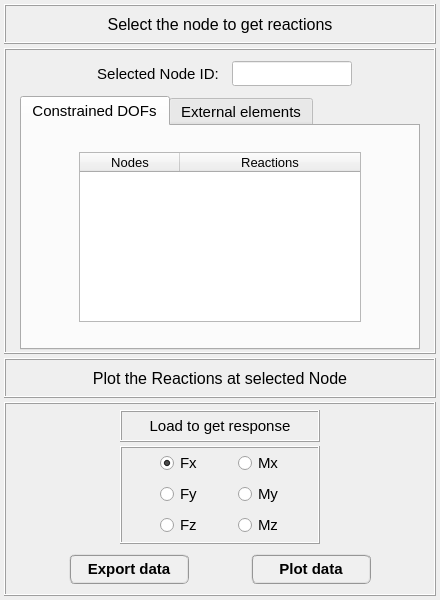
<?xml version="1.0" encoding="UTF-8"?>
<ui version="4.0">
 <class>Dialog</class>
 <widget class="QDialog" name="Dialog">
  <property name="windowModality">
   <enum>Qt::NonModal</enum>
  </property>
  <property name="geometry">
   <rect>
    <x>0</x>
    <y>0</y>
    <width>440</width>
    <height>600</height>
   </rect>
  </property>
  <property name="sizePolicy">
   <sizepolicy hsizetype="Fixed" vsizetype="Fixed">
    <horstretch>0</horstretch>
    <verstretch>0</verstretch>
   </sizepolicy>
  </property>
  <property name="minimumSize">
   <size>
    <width>440</width>
    <height>600</height>
   </size>
  </property>
  <property name="maximumSize">
   <size>
    <width>440</width>
    <height>600</height>
   </size>
  </property>
  <property name="contextMenuPolicy">
   <enum>Qt::DefaultContextMenu</enum>
  </property>
  <property name="windowTitle">
   <string>Plot reactions</string>
  </property>
  <property name="whatsThis">
   <string/>
  </property>
  <layout class="QGridLayout" name="gridLayout_13">
   <property name="leftMargin">
    <number>4</number>
   </property>
   <property name="topMargin">
    <number>4</number>
   </property>
   <property name="rightMargin">
    <number>4</number>
   </property>
   <property name="bottomMargin">
    <number>4</number>
   </property>
   <property name="spacing">
    <number>4</number>
   </property>
   <item row="0" column="0">
    <widget class="QFrame" name="frame">
     <property name="minimumSize">
      <size>
       <width>420</width>
       <height>40</height>
      </size>
     </property>
     <property name="maximumSize">
      <size>
       <width>600</width>
       <height>40</height>
      </size>
     </property>
     <property name="frameShape">
      <enum>QFrame::Box</enum>
     </property>
     <property name="frameShadow">
      <enum>QFrame::Raised</enum>
     </property>
     <property name="lineWidth">
      <number>1</number>
     </property>
     <layout class="QGridLayout" name="gridLayout_11">
      <property name="leftMargin">
       <number>2</number>
      </property>
      <property name="topMargin">
       <number>2</number>
      </property>
      <property name="rightMargin">
       <number>2</number>
      </property>
      <property name="bottomMargin">
       <number>2</number>
      </property>
      <property name="spacing">
       <number>0</number>
      </property>
      <item row="0" column="0">
       <widget class="QLabel" name="label_10">
        <property name="font">
         <font>
          <family>MS Shell Dlg 2</family>
          <pointsize>12</pointsize>
          <weight>50</weight>
          <italic>false</italic>
          <bold>false</bold>
         </font>
        </property>
        <property name="frameShape">
         <enum>QFrame::NoFrame</enum>
        </property>
        <property name="frameShadow">
         <enum>QFrame::Raised</enum>
        </property>
        <property name="text">
         <string>Select the node to get reactions</string>
        </property>
        <property name="textFormat">
         <enum>Qt::AutoText</enum>
        </property>
        <property name="alignment">
         <set>Qt::AlignCenter</set>
        </property>
       </widget>
      </item>
     </layout>
    </widget>
   </item>
   <item row="1" column="0">
    <widget class="QFrame" name="frame_2">
     <property name="maximumSize">
      <size>
       <width>16777215</width>
       <height>360</height>
      </size>
     </property>
     <property name="frameShape">
      <enum>QFrame::Box</enum>
     </property>
     <property name="frameShadow">
      <enum>QFrame::Raised</enum>
     </property>
     <layout class="QGridLayout" name="gridLayout_15">
      <property name="leftMargin">
       <number>2</number>
      </property>
      <property name="topMargin">
       <number>4</number>
      </property>
      <property name="rightMargin">
       <number>2</number>
      </property>
      <property name="bottomMargin">
       <number>2</number>
      </property>
      <property name="spacing">
       <number>2</number>
      </property>
      <item row="0" column="0">
       <widget class="QFrame" name="frame_16">
        <property name="minimumSize">
         <size>
          <width>0</width>
          <height>40</height>
         </size>
        </property>
        <property name="maximumSize">
         <size>
          <width>400</width>
          <height>40</height>
         </size>
        </property>
        <property name="frameShape">
         <enum>QFrame::NoFrame</enum>
        </property>
        <property name="frameShadow">
         <enum>QFrame::Raised</enum>
        </property>
        <layout class="QGridLayout" name="gridLayout_14">
         <property name="leftMargin">
          <number>0</number>
         </property>
         <property name="topMargin">
          <number>0</number>
         </property>
         <property name="rightMargin">
          <number>0</number>
         </property>
         <property name="bottomMargin">
          <number>0</number>
         </property>
         <property name="horizontalSpacing">
          <number>4</number>
         </property>
         <property name="verticalSpacing">
          <number>0</number>
         </property>
         <item row="0" column="0">
          <widget class="QFrame" name="frame_17">
           <property name="frameShape">
            <enum>QFrame::NoFrame</enum>
           </property>
           <property name="frameShadow">
            <enum>QFrame::Raised</enum>
           </property>
          </widget>
         </item>
         <item row="0" column="1">
          <widget class="QLabel" name="label_2">
           <property name="minimumSize">
            <size>
             <width>140</width>
             <height>25</height>
            </size>
           </property>
           <property name="maximumSize">
            <size>
             <width>140</width>
             <height>25</height>
            </size>
           </property>
           <property name="font">
            <font>
             <family>MS Shell Dlg 2</family>
             <pointsize>11</pointsize>
             <weight>50</weight>
             <italic>false</italic>
             <bold>false</bold>
            </font>
           </property>
           <property name="text">
            <string>Selected Node ID:</string>
           </property>
           <property name="alignment">
            <set>Qt::AlignCenter</set>
           </property>
          </widget>
         </item>
         <item row="0" column="2">
          <widget class="QLineEdit" name="lineEdit_nodeID">
           <property name="enabled">
            <bool>false</bool>
           </property>
           <property name="minimumSize">
            <size>
             <width>0</width>
             <height>25</height>
            </size>
           </property>
           <property name="maximumSize">
            <size>
             <width>120</width>
             <height>25</height>
            </size>
           </property>
           <property name="palette">
            <palette>
             <active>
              <colorrole role="WindowText">
               <brush brushstyle="SolidPattern">
                <color alpha="255">
                 <red>0</red>
                 <green>0</green>
                 <blue>255</blue>
                </color>
               </brush>
              </colorrole>
              <colorrole role="Button">
               <brush brushstyle="SolidPattern">
                <color alpha="255">
                 <red>255</red>
                 <green>255</green>
                 <blue>255</blue>
                </color>
               </brush>
              </colorrole>
              <colorrole role="Midlight">
               <brush brushstyle="SolidPattern">
                <color alpha="255">
                 <red>0</red>
                 <green>0</green>
                 <blue>0</blue>
                </color>
               </brush>
              </colorrole>
              <colorrole role="Dark">
               <brush brushstyle="SolidPattern">
                <color alpha="255">
                 <red>0</red>
                 <green>0</green>
                 <blue>0</blue>
                </color>
               </brush>
              </colorrole>
              <colorrole role="Mid">
               <brush brushstyle="SolidPattern">
                <color alpha="255">
                 <red>0</red>
                 <green>0</green>
                 <blue>0</blue>
                </color>
               </brush>
              </colorrole>
              <colorrole role="Text">
               <brush brushstyle="SolidPattern">
                <color alpha="255">
                 <red>0</red>
                 <green>0</green>
                 <blue>255</blue>
                </color>
               </brush>
              </colorrole>
              <colorrole role="ButtonText">
               <brush brushstyle="SolidPattern">
                <color alpha="255">
                 <red>0</red>
                 <green>0</green>
                 <blue>255</blue>
                </color>
               </brush>
              </colorrole>
              <colorrole role="Base">
               <brush brushstyle="SolidPattern">
                <color alpha="255">
                 <red>255</red>
                 <green>255</green>
                 <blue>255</blue>
                </color>
               </brush>
              </colorrole>
              <colorrole role="Window">
               <brush brushstyle="SolidPattern">
                <color alpha="255">
                 <red>255</red>
                 <green>255</green>
                 <blue>255</blue>
                </color>
               </brush>
              </colorrole>
             </active>
             <inactive>
              <colorrole role="WindowText">
               <brush brushstyle="SolidPattern">
                <color alpha="255">
                 <red>0</red>
                 <green>0</green>
                 <blue>255</blue>
                </color>
               </brush>
              </colorrole>
              <colorrole role="Button">
               <brush brushstyle="SolidPattern">
                <color alpha="255">
                 <red>255</red>
                 <green>255</green>
                 <blue>255</blue>
                </color>
               </brush>
              </colorrole>
              <colorrole role="Midlight">
               <brush brushstyle="SolidPattern">
                <color alpha="255">
                 <red>0</red>
                 <green>0</green>
                 <blue>0</blue>
                </color>
               </brush>
              </colorrole>
              <colorrole role="Dark">
               <brush brushstyle="SolidPattern">
                <color alpha="255">
                 <red>0</red>
                 <green>0</green>
                 <blue>0</blue>
                </color>
               </brush>
              </colorrole>
              <colorrole role="Mid">
               <brush brushstyle="SolidPattern">
                <color alpha="255">
                 <red>0</red>
                 <green>0</green>
                 <blue>0</blue>
                </color>
               </brush>
              </colorrole>
              <colorrole role="Text">
               <brush brushstyle="SolidPattern">
                <color alpha="255">
                 <red>0</red>
                 <green>0</green>
                 <blue>255</blue>
                </color>
               </brush>
              </colorrole>
              <colorrole role="ButtonText">
               <brush brushstyle="SolidPattern">
                <color alpha="255">
                 <red>0</red>
                 <green>0</green>
                 <blue>255</blue>
                </color>
               </brush>
              </colorrole>
              <colorrole role="Base">
               <brush brushstyle="SolidPattern">
                <color alpha="255">
                 <red>255</red>
                 <green>255</green>
                 <blue>255</blue>
                </color>
               </brush>
              </colorrole>
              <colorrole role="Window">
               <brush brushstyle="SolidPattern">
                <color alpha="255">
                 <red>255</red>
                 <green>255</green>
                 <blue>255</blue>
                </color>
               </brush>
              </colorrole>
             </inactive>
             <disabled>
              <colorrole role="WindowText">
               <brush brushstyle="SolidPattern">
                <color alpha="255">
                 <red>0</red>
                 <green>0</green>
                 <blue>255</blue>
                </color>
               </brush>
              </colorrole>
              <colorrole role="Button">
               <brush brushstyle="SolidPattern">
                <color alpha="255">
                 <red>255</red>
                 <green>255</green>
                 <blue>255</blue>
                </color>
               </brush>
              </colorrole>
              <colorrole role="Midlight">
               <brush brushstyle="SolidPattern">
                <color alpha="255">
                 <red>0</red>
                 <green>0</green>
                 <blue>0</blue>
                </color>
               </brush>
              </colorrole>
              <colorrole role="Dark">
               <brush brushstyle="SolidPattern">
                <color alpha="255">
                 <red>0</red>
                 <green>0</green>
                 <blue>0</blue>
                </color>
               </brush>
              </colorrole>
              <colorrole role="Mid">
               <brush brushstyle="SolidPattern">
                <color alpha="255">
                 <red>0</red>
                 <green>0</green>
                 <blue>0</blue>
                </color>
               </brush>
              </colorrole>
              <colorrole role="Text">
               <brush brushstyle="SolidPattern">
                <color alpha="255">
                 <red>0</red>
                 <green>0</green>
                 <blue>255</blue>
                </color>
               </brush>
              </colorrole>
              <colorrole role="ButtonText">
               <brush brushstyle="SolidPattern">
                <color alpha="255">
                 <red>0</red>
                 <green>0</green>
                 <blue>255</blue>
                </color>
               </brush>
              </colorrole>
              <colorrole role="Base">
               <brush brushstyle="SolidPattern">
                <color alpha="255">
                 <red>255</red>
                 <green>255</green>
                 <blue>255</blue>
                </color>
               </brush>
              </colorrole>
              <colorrole role="Window">
               <brush brushstyle="SolidPattern">
                <color alpha="255">
                 <red>255</red>
                 <green>255</green>
                 <blue>255</blue>
                </color>
               </brush>
              </colorrole>
             </disabled>
            </palette>
           </property>
           <property name="font">
            <font>
             <family>MS Shell Dlg 2</family>
             <pointsize>11</pointsize>
             <weight>50</weight>
             <italic>false</italic>
             <bold>false</bold>
            </font>
           </property>
           <property name="toolTip">
            <string>&lt;html&gt;&lt;head/&gt;&lt;body&gt;&lt;p align=&quot;center&quot;&gt;&lt;br/&gt;&lt;/p&gt;&lt;/body&gt;&lt;/html&gt;</string>
           </property>
           <property name="whatsThis">
            <string>&lt;html&gt;&lt;head/&gt;&lt;body&gt;&lt;p&gt;&lt;br/&gt;&lt;/p&gt;&lt;/body&gt;&lt;/html&gt;</string>
           </property>
           <property name="styleSheet">
            <string notr="true"/>
           </property>
           <property name="text">
            <string/>
           </property>
           <property name="frame">
            <bool>true</bool>
           </property>
           <property name="alignment">
            <set>Qt::AlignCenter</set>
           </property>
           <property name="readOnly">
            <bool>false</bool>
           </property>
           <property name="placeholderText">
            <string/>
           </property>
          </widget>
         </item>
         <item row="0" column="3">
          <widget class="QFrame" name="frame_18">
           <property name="frameShape">
            <enum>QFrame::NoFrame</enum>
           </property>
           <property name="frameShadow">
            <enum>QFrame::Raised</enum>
           </property>
          </widget>
         </item>
        </layout>
       </widget>
      </item>
      <item row="1" column="0">
       <widget class="QTabWidget" name="tabWidget_reactions">
        <property name="maximumSize">
         <size>
          <width>400</width>
          <height>16777215</height>
         </size>
        </property>
        <property name="font">
         <font>
          <family>MS Shell Dlg 2</family>
          <pointsize>11</pointsize>
          <weight>50</weight>
          <italic>false</italic>
          <bold>false</bold>
         </font>
        </property>
        <property name="currentIndex">
         <number>0</number>
        </property>
        <widget class="QWidget" name="tab_constrained_dofs">
         <attribute name="title">
          <string>Constrained DOFs</string>
         </attribute>
         <layout class="QGridLayout" name="gridLayout_16">
          <item row="0" column="0">
           <widget class="QTreeWidget" name="treeWidget_reactions_at_constrained_dofs">
            <property name="minimumSize">
             <size>
              <width>282</width>
              <height>170</height>
             </size>
            </property>
            <property name="maximumSize">
             <size>
              <width>282</width>
              <height>170</height>
             </size>
            </property>
            <property name="font">
             <font>
              <family>Arial</family>
              <pointsize>10</pointsize>
              <italic>false</italic>
             </font>
            </property>
            <property name="indentation">
             <number>0</number>
            </property>
            <column>
             <property name="text">
              <string>Nodes</string>
             </property>
             <property name="font">
              <font>
               <family>MS Shell Dlg 2</family>
               <pointsize>10</pointsize>
               <weight>50</weight>
               <italic>false</italic>
               <bold>false</bold>
               <kerning>false</kerning>
              </font>
             </property>
             <property name="textAlignment">
              <set>AlignCenter</set>
             </property>
            </column>
            <column>
             <property name="text">
              <string>Reactions</string>
             </property>
             <property name="font">
              <font>
               <family>MS Shell Dlg 2</family>
               <pointsize>10</pointsize>
               <weight>50</weight>
               <italic>false</italic>
               <bold>false</bold>
               <kerning>false</kerning>
              </font>
             </property>
             <property name="textAlignment">
              <set>AlignCenter</set>
             </property>
            </column>
           </widget>
          </item>
         </layout>
        </widget>
        <widget class="QWidget" name="tab_external_springs_dampers">
         <attribute name="title">
          <string>External elements</string>
         </attribute>
         <layout class="QGridLayout" name="gridLayout_17">
          <item row="0" column="0">
           <widget class="QTabWidget" name="tabWidget_springs_dampers">
            <property name="font">
             <font>
              <family>MS Shell Dlg 2</family>
              <pointsize>11</pointsize>
              <weight>50</weight>
              <italic>false</italic>
              <bold>false</bold>
             </font>
            </property>
            <property name="currentIndex">
             <number>0</number>
            </property>
            <widget class="QWidget" name="tab_nodes_with_springs">
             <attribute name="title">
              <string>Reactions at springs</string>
             </attribute>
             <layout class="QGridLayout" name="gridLayout_18">
              <item row="0" column="0">
               <widget class="QTreeWidget" name="treeWidget_reactions_at_springs">
                <property name="minimumSize">
                 <size>
                  <width>282</width>
                  <height>150</height>
                 </size>
                </property>
                <property name="maximumSize">
                 <size>
                  <width>282</width>
                  <height>150</height>
                 </size>
                </property>
                <property name="font">
                 <font>
                  <family>Arial</family>
                  <pointsize>9</pointsize>
                  <weight>50</weight>
                  <italic>false</italic>
                  <bold>false</bold>
                 </font>
                </property>
                <property name="indentation">
                 <number>0</number>
                </property>
                <column>
                 <property name="text">
                  <string>Nodes</string>
                 </property>
                 <property name="font">
                  <font>
                   <family>MS Shell Dlg 2</family>
                   <pointsize>10</pointsize>
                   <weight>50</weight>
                   <italic>false</italic>
                   <bold>false</bold>
                   <kerning>false</kerning>
                  </font>
                 </property>
                 <property name="textAlignment">
                  <set>AlignCenter</set>
                 </property>
                </column>
                <column>
                 <property name="text">
                  <string>Reactions</string>
                 </property>
                 <property name="font">
                  <font>
                   <family>MS Shell Dlg 2</family>
                   <pointsize>10</pointsize>
                   <weight>50</weight>
                   <italic>false</italic>
                   <bold>false</bold>
                   <kerning>false</kerning>
                  </font>
                 </property>
                 <property name="textAlignment">
                  <set>AlignCenter</set>
                 </property>
                </column>
               </widget>
              </item>
             </layout>
            </widget>
            <widget class="QWidget" name="tab_nodes_with_dampers">
             <attribute name="title">
              <string>Reactions at dampers</string>
             </attribute>
             <layout class="QGridLayout" name="gridLayout_19">
              <item row="0" column="0">
               <widget class="QTreeWidget" name="treeWidget_reactions_at_dampers">
                <property name="minimumSize">
                 <size>
                  <width>282</width>
                  <height>150</height>
                 </size>
                </property>
                <property name="maximumSize">
                 <size>
                  <width>282</width>
                  <height>150</height>
                 </size>
                </property>
                <property name="font">
                 <font>
                  <family>Arial</family>
                  <pointsize>9</pointsize>
                  <weight>50</weight>
                  <italic>false</italic>
                  <bold>false</bold>
                 </font>
                </property>
                <property name="indentation">
                 <number>0</number>
                </property>
                <column>
                 <property name="text">
                  <string>Nodes</string>
                 </property>
                 <property name="font">
                  <font>
                   <family>MS Shell Dlg 2</family>
                   <pointsize>10</pointsize>
                   <weight>50</weight>
                   <italic>false</italic>
                   <bold>false</bold>
                   <kerning>false</kerning>
                  </font>
                 </property>
                 <property name="textAlignment">
                  <set>AlignCenter</set>
                 </property>
                </column>
                <column>
                 <property name="text">
                  <string>Reactions</string>
                 </property>
                 <property name="font">
                  <font>
                   <family>MS Shell Dlg 2</family>
                   <pointsize>10</pointsize>
                   <weight>50</weight>
                   <italic>false</italic>
                   <bold>false</bold>
                   <kerning>false</kerning>
                  </font>
                 </property>
                 <property name="textAlignment">
                  <set>AlignCenter</set>
                 </property>
                </column>
               </widget>
              </item>
             </layout>
            </widget>
           </widget>
          </item>
         </layout>
        </widget>
       </widget>
      </item>
     </layout>
    </widget>
   </item>
   <item row="2" column="0">
    <widget class="QFrame" name="frame_3">
     <property name="minimumSize">
      <size>
       <width>420</width>
       <height>40</height>
      </size>
     </property>
     <property name="maximumSize">
      <size>
       <width>600</width>
       <height>40</height>
      </size>
     </property>
     <property name="frameShape">
      <enum>QFrame::Box</enum>
     </property>
     <property name="frameShadow">
      <enum>QFrame::Raised</enum>
     </property>
     <property name="lineWidth">
      <number>1</number>
     </property>
     <layout class="QGridLayout" name="gridLayout_12">
      <property name="leftMargin">
       <number>2</number>
      </property>
      <property name="topMargin">
       <number>2</number>
      </property>
      <property name="rightMargin">
       <number>2</number>
      </property>
      <property name="bottomMargin">
       <number>2</number>
      </property>
      <property name="spacing">
       <number>0</number>
      </property>
      <item row="0" column="0">
       <widget class="QLabel" name="label_11">
        <property name="minimumSize">
         <size>
          <width>0</width>
          <height>30</height>
         </size>
        </property>
        <property name="maximumSize">
         <size>
          <width>16777215</width>
          <height>30</height>
         </size>
        </property>
        <property name="font">
         <font>
          <family>MS Shell Dlg 2</family>
          <pointsize>12</pointsize>
          <weight>50</weight>
          <italic>false</italic>
          <bold>false</bold>
         </font>
        </property>
        <property name="frameShape">
         <enum>QFrame::NoFrame</enum>
        </property>
        <property name="frameShadow">
         <enum>QFrame::Raised</enum>
        </property>
        <property name="text">
         <string>Plot the Reactions at selected Node</string>
        </property>
        <property name="textFormat">
         <enum>Qt::AutoText</enum>
        </property>
        <property name="alignment">
         <set>Qt::AlignCenter</set>
        </property>
       </widget>
      </item>
     </layout>
    </widget>
   </item>
   <item row="3" column="0">
    <widget class="QFrame" name="frame_15">
     <property name="maximumSize">
      <size>
       <width>16777215</width>
       <height>300</height>
      </size>
     </property>
     <property name="frameShape">
      <enum>QFrame::Box</enum>
     </property>
     <property name="frameShadow">
      <enum>QFrame::Raised</enum>
     </property>
     <layout class="QGridLayout" name="gridLayout_21">
      <property name="leftMargin">
       <number>4</number>
      </property>
      <property name="topMargin">
       <number>4</number>
      </property>
      <property name="rightMargin">
       <number>4</number>
      </property>
      <property name="bottomMargin">
       <number>4</number>
      </property>
      <property name="horizontalSpacing">
       <number>4</number>
      </property>
      <property name="verticalSpacing">
       <number>2</number>
      </property>
      <item row="1" column="0">
       <widget class="QFrame" name="frame_12">
        <property name="minimumSize">
         <size>
          <width>0</width>
          <height>42</height>
         </size>
        </property>
        <property name="maximumSize">
         <size>
          <width>16777215</width>
          <height>48</height>
         </size>
        </property>
        <property name="frameShape">
         <enum>QFrame::NoFrame</enum>
        </property>
        <property name="frameShadow">
         <enum>QFrame::Raised</enum>
        </property>
        <layout class="QGridLayout" name="gridLayout_9">
         <property name="leftMargin">
          <number>0</number>
         </property>
         <property name="topMargin">
          <number>0</number>
         </property>
         <property name="rightMargin">
          <number>0</number>
         </property>
         <property name="bottomMargin">
          <number>0</number>
         </property>
         <property name="horizontalSpacing">
          <number>4</number>
         </property>
         <property name="verticalSpacing">
          <number>0</number>
         </property>
         <item row="0" column="3">
          <widget class="QPushButton" name="pushButton_plot_frequency_response">
           <property name="minimumSize">
            <size>
             <width>120</width>
             <height>30</height>
            </size>
           </property>
           <property name="maximumSize">
            <size>
             <width>160</width>
             <height>30</height>
            </size>
           </property>
           <property name="font">
            <font>
             <family>MS Shell Dlg 2</family>
             <pointsize>11</pointsize>
             <weight>75</weight>
             <italic>false</italic>
             <bold>true</bold>
            </font>
           </property>
           <property name="styleSheet">
            <string notr="true">QPushButton{border-radius: 6px; border-color: rgb(150, 150, 150); border-style: ridge; border-width: 2px; color: rgb(0, 0, 0); background-color: rgb(240, 240, 240); font: 75 bold 11pt &quot;MS Shell Dlg 2&quot;}
QPushButton:hover{border-radius: 6px; border-color: rgb(0, 170, 255); border-style: ridge; border-width: 2px; color: rgb(0, 0, 0); background-color: rgba(174, 213, 255, 100); font: 75 bold 11pt &quot;MS Shell Dlg 2&quot;}
QPushButton:pressed{border-radius: 6px; border-color: rgb(0, 170, 255); border-style: ridge; border-width: 3px; color: rgb(0, 0, 0); background-color: rgb(174, 213, 255); font: 75 bold 11pt &quot;MS Shell Dlg 2&quot;}</string>
           </property>
           <property name="text">
            <string>Plot data</string>
           </property>
          </widget>
         </item>
         <item row="0" column="1">
          <widget class="QPushButton" name="pushButton_call_data_exporter">
           <property name="minimumSize">
            <size>
             <width>120</width>
             <height>30</height>
            </size>
           </property>
           <property name="maximumSize">
            <size>
             <width>160</width>
             <height>30</height>
            </size>
           </property>
           <property name="font">
            <font>
             <family>MS Shell Dlg 2</family>
             <pointsize>11</pointsize>
             <weight>75</weight>
             <italic>false</italic>
             <bold>true</bold>
            </font>
           </property>
           <property name="styleSheet">
            <string notr="true">QPushButton{border-radius: 6px; border-color: rgb(150, 150, 150); border-style: ridge; border-width: 2px; color: rgb(0, 0, 0); background-color: rgb(240, 240, 240); font: 75 bold 11pt &quot;MS Shell Dlg 2&quot;}
QPushButton:hover{border-radius: 6px; border-color: rgb(0, 170, 255); border-style: ridge; border-width: 2px; color: rgb(0, 0, 0); background-color: rgba(174, 213, 255, 100); font: 75 bold 11pt &quot;MS Shell Dlg 2&quot;}
QPushButton:pressed{border-radius: 6px; border-color: rgb(0, 170, 255); border-style: ridge; border-width: 3px; color: rgb(0, 0, 0); background-color: rgb(174, 213, 255); font: 75 bold 11pt &quot;MS Shell Dlg 2&quot;}</string>
           </property>
           <property name="text">
            <string>Export data</string>
           </property>
           <property name="flat">
            <bool>false</bool>
           </property>
          </widget>
         </item>
         <item row="0" column="0">
          <widget class="QFrame" name="frame_13">
           <property name="frameShape">
            <enum>QFrame::NoFrame</enum>
           </property>
           <property name="frameShadow">
            <enum>QFrame::Raised</enum>
           </property>
          </widget>
         </item>
         <item row="0" column="4">
          <widget class="QFrame" name="frame_14">
           <property name="frameShape">
            <enum>QFrame::NoFrame</enum>
           </property>
           <property name="frameShadow">
            <enum>QFrame::Raised</enum>
           </property>
          </widget>
         </item>
         <item row="0" column="2">
          <widget class="QFrame" name="frame_19">
           <property name="frameShape">
            <enum>QFrame::NoFrame</enum>
           </property>
           <property name="frameShadow">
            <enum>QFrame::Raised</enum>
           </property>
          </widget>
         </item>
        </layout>
       </widget>
      </item>
      <item row="0" column="0">
       <widget class="QFrame" name="frame_9">
        <property name="minimumSize">
         <size>
          <width>0</width>
          <height>120</height>
         </size>
        </property>
        <property name="maximumSize">
         <size>
          <width>16777215</width>
          <height>140</height>
         </size>
        </property>
        <property name="frameShape">
         <enum>QFrame::NoFrame</enum>
        </property>
        <property name="frameShadow">
         <enum>QFrame::Raised</enum>
        </property>
        <layout class="QGridLayout" name="gridLayout_7">
         <property name="leftMargin">
          <number>2</number>
         </property>
         <property name="topMargin">
          <number>2</number>
         </property>
         <property name="rightMargin">
          <number>2</number>
         </property>
         <property name="bottomMargin">
          <number>2</number>
         </property>
         <property name="horizontalSpacing">
          <number>2</number>
         </property>
         <property name="verticalSpacing">
          <number>4</number>
         </property>
         <item row="0" column="0">
          <widget class="QFrame" name="frame_10">
           <property name="minimumSize">
            <size>
             <width>0</width>
             <height>32</height>
            </size>
           </property>
           <property name="maximumSize">
            <size>
             <width>200</width>
             <height>32</height>
            </size>
           </property>
           <property name="frameShape">
            <enum>QFrame::Box</enum>
           </property>
           <property name="frameShadow">
            <enum>QFrame::Raised</enum>
           </property>
           <layout class="QGridLayout" name="gridLayout_6">
            <property name="leftMargin">
             <number>0</number>
            </property>
            <property name="topMargin">
             <number>0</number>
            </property>
            <property name="rightMargin">
             <number>0</number>
            </property>
            <property name="bottomMargin">
             <number>0</number>
            </property>
            <property name="spacing">
             <number>0</number>
            </property>
            <item row="0" column="0">
             <widget class="QLabel" name="label_3">
              <property name="enabled">
               <bool>true</bool>
              </property>
              <property name="sizePolicy">
               <sizepolicy hsizetype="Preferred" vsizetype="Expanding">
                <horstretch>0</horstretch>
                <verstretch>0</verstretch>
               </sizepolicy>
              </property>
              <property name="minimumSize">
               <size>
                <width>80</width>
                <height>25</height>
               </size>
              </property>
              <property name="maximumSize">
               <size>
                <width>237</width>
                <height>25</height>
               </size>
              </property>
              <property name="font">
               <font>
                <pointsize>11</pointsize>
                <weight>50</weight>
                <bold>false</bold>
               </font>
              </property>
              <property name="frameShape">
               <enum>QFrame::NoFrame</enum>
              </property>
              <property name="frameShadow">
               <enum>QFrame::Raised</enum>
              </property>
              <property name="text">
               <string>Load to get response</string>
              </property>
              <property name="textFormat">
               <enum>Qt::AutoText</enum>
              </property>
              <property name="scaledContents">
               <bool>false</bool>
              </property>
              <property name="alignment">
               <set>Qt::AlignCenter</set>
              </property>
              <property name="wordWrap">
               <bool>false</bool>
              </property>
              <property name="indent">
               <number>0</number>
              </property>
             </widget>
            </item>
           </layout>
          </widget>
         </item>
         <item row="1" column="0">
          <widget class="QFrame" name="frame_5">
           <property name="minimumSize">
            <size>
             <width>0</width>
             <height>90</height>
            </size>
           </property>
           <property name="maximumSize">
            <size>
             <width>16777215</width>
             <height>140</height>
            </size>
           </property>
           <property name="frameShape">
            <enum>QFrame::Box</enum>
           </property>
           <property name="frameShadow">
            <enum>QFrame::Raised</enum>
           </property>
           <layout class="QGridLayout" name="gridLayout">
            <property name="leftMargin">
             <number>2</number>
            </property>
            <property name="topMargin">
             <number>2</number>
            </property>
            <property name="rightMargin">
             <number>2</number>
            </property>
            <property name="bottomMargin">
             <number>2</number>
            </property>
            <property name="horizontalSpacing">
             <number>2</number>
            </property>
            <item row="0" column="0">
             <widget class="QRadioButton" name="radioButton_Fx">
              <property name="maximumSize">
               <size>
                <width>40</width>
                <height>16777215</height>
               </size>
              </property>
              <property name="font">
               <font>
                <family>MS Shell Dlg 2</family>
                <pointsize>11</pointsize>
                <weight>50</weight>
                <italic>false</italic>
                <bold>false</bold>
                <kerning>false</kerning>
               </font>
              </property>
              <property name="text">
               <string>Fx</string>
              </property>
              <property name="checked">
               <bool>true</bool>
              </property>
             </widget>
            </item>
            <item row="0" column="1">
             <widget class="QRadioButton" name="radioButton_Mx">
              <property name="maximumSize">
               <size>
                <width>40</width>
                <height>16777215</height>
               </size>
              </property>
              <property name="font">
               <font>
                <family>MS Shell Dlg 2</family>
                <pointsize>11</pointsize>
                <weight>50</weight>
                <italic>false</italic>
                <bold>false</bold>
               </font>
              </property>
              <property name="text">
               <string>Mx</string>
              </property>
              <property name="checked">
               <bool>false</bool>
              </property>
             </widget>
            </item>
            <item row="1" column="0">
             <widget class="QRadioButton" name="radioButton_Fy">
              <property name="maximumSize">
               <size>
                <width>40</width>
                <height>16777215</height>
               </size>
              </property>
              <property name="font">
               <font>
                <family>MS Shell Dlg 2</family>
                <pointsize>11</pointsize>
                <weight>50</weight>
                <italic>false</italic>
                <bold>false</bold>
               </font>
              </property>
              <property name="text">
               <string>Fy</string>
              </property>
              <property name="checkable">
               <bool>true</bool>
              </property>
              <property name="checked">
               <bool>false</bool>
              </property>
             </widget>
            </item>
            <item row="1" column="1">
             <widget class="QRadioButton" name="radioButton_My">
              <property name="maximumSize">
               <size>
                <width>40</width>
                <height>16777215</height>
               </size>
              </property>
              <property name="font">
               <font>
                <family>MS Shell Dlg 2</family>
                <pointsize>11</pointsize>
                <weight>50</weight>
                <italic>false</italic>
                <bold>false</bold>
               </font>
              </property>
              <property name="text">
               <string>My</string>
              </property>
              <property name="checked">
               <bool>false</bool>
              </property>
             </widget>
            </item>
            <item row="2" column="0">
             <widget class="QRadioButton" name="radioButton_Fz">
              <property name="maximumSize">
               <size>
                <width>40</width>
                <height>16777215</height>
               </size>
              </property>
              <property name="font">
               <font>
                <family>MS Shell Dlg 2</family>
                <pointsize>11</pointsize>
                <weight>50</weight>
                <italic>false</italic>
                <bold>false</bold>
               </font>
              </property>
              <property name="text">
               <string>Fz</string>
              </property>
              <property name="checked">
               <bool>false</bool>
              </property>
             </widget>
            </item>
            <item row="2" column="1">
             <widget class="QRadioButton" name="radioButton_Mz">
              <property name="maximumSize">
               <size>
                <width>40</width>
                <height>16777215</height>
               </size>
              </property>
              <property name="font">
               <font>
                <family>MS Shell Dlg 2</family>
                <pointsize>11</pointsize>
                <weight>50</weight>
                <italic>false</italic>
                <bold>false</bold>
               </font>
              </property>
              <property name="text">
               <string>Mz</string>
              </property>
              <property name="checked">
               <bool>false</bool>
              </property>
             </widget>
            </item>
           </layout>
          </widget>
         </item>
        </layout>
       </widget>
      </item>
     </layout>
    </widget>
   </item>
  </layout>
 </widget>
 <resources/>
 <connections/>
</ui>
